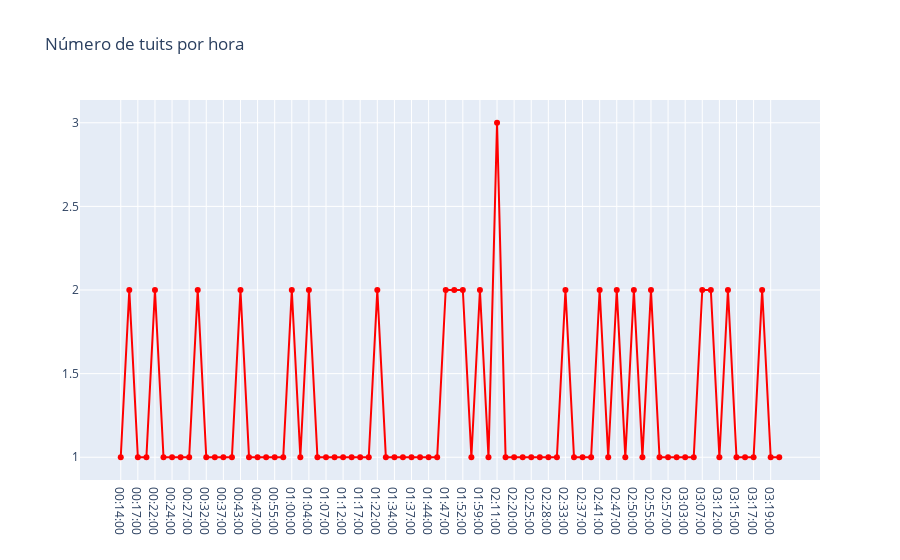

The notebook cell saved with this chart:
### Code cell
layout = go.Layout(title="Número de tuits por hora")
fig = go.Figure(data=[trace], layout=layout)
iplot(fig)

### Figure 1 — Plotly figure (JSON) as saved in the notebook; plotly's stock layout.template omitted (floating-point values rounded to 4 significant figures)
{"data": [{"hoverinfo": "text", "line": {"color": "red"}, "mode": "lines+markers", "name": "Horas", "text": ["Fecha: 00:14:00<br>Tuits: 1", "Fecha: 00:16:00<br>Tuits: 2", "Fecha: 00:17:00<br>Tuits: 1", "Fecha: 00:19:00<br>Tuits: 1", "Fecha: 00:22:00<br>Tuits: 2", "Fecha: 00:23:00<br>Tuits: 1", "Fecha: 00:24:00<br>Tuits: 1", "Fecha: 00:26:00<br>Tuits: 1", "Fecha: 00:27:00<br>Tuits: 1", "Fecha: 00:28:00<br>Tuits: 2", "Fecha: 00:32:00<br>Tuits: 1", "Fecha: 00:36:00<br>Tuits: 1", "Fecha: 00:37:00<br>Tuits: 1", "Fecha: 00:41:00<br>Tuits: 1", "Fecha: 00:43:00<br>Tuits: 2", "Fecha: 00:45:00<br>Tuits: 1", "Fecha: 00:47:00<br>Tuits: 1", "Fecha: 00:49:00<br>Tuits: 1", "Fecha: 00:55:00<br>Tuits: 1", "Fecha: 00:56:00<br>Tuits: 1", "Fecha: 01:00:00<br>Tuits: 2", "Fecha: 01:02:00<br>Tuits: 1", "Fecha: 01:04:00<br>Tuits: 2", "Fecha: 01:06:00<br>Tuits: 1", "Fecha: 01:07:00<br>Tuits: 1", "Fecha: 01:09:00<br>Tuits: 1", "Fecha: 01:12:00<br>Tuits: 1", "Fecha: 01:13:00<br>Tuits: 1", "Fecha: 01:17:00<br>Tuits: 1", "Fecha: 01:20:00<br>Tuits: 1", "Fecha: 01:22:00<br>Tuits: 2", "Fecha: 01:29:00<br>Tuits: 1", "Fecha: 01:34:00<br>Tuits: 1", "Fecha: 01:35:00<br>Tuits: 1", "Fecha: 01:37:00<br>Tuits: 1", "Fecha: 01:43:00<br>Tuits: 1", "Fecha: 01:44:00<br>Tuits: 1", "Fecha: 01:46:00<br>Tuits: 1", "Fecha: 01:47:00<br>Tuits: 2", "Fecha: 01:48:00<br>Tuits: 2", "Fecha: 01:52:00<br>Tuits: 2", "Fecha: 01:53:00<br>Tuits: 1", "Fecha: 01:59:00<br>Tuits: 2", "Fecha: 02:04:00<br>Tuits: 1", "Fecha: 02:11:00<br>Tuits: 3", "Fecha: 02:16:00<br>Tuits: 1", "Fecha: 02:20:00<br>Tuits: 1", "Fecha: 02:23:00<br>Tuits: 1", "Fecha: 02:25:00<br>Tuits: 1", "Fecha: 02:26:00<br>Tuits: 1", "Fecha: 02:28:00<br>Tuits: 1", "Fecha: 02:32:00<br>Tuits: 1", "Fecha: 02:33:00<br>Tuits: 2", "Fecha: 02:36:00<br>Tuits: 1", "Fecha: 02:37:00<br>Tuits: 1", "Fecha: 02:39:00<br>Tuits: 1", "Fecha: 02:41:00<br>Tuits: 2", "Fecha: 02:42:00<br>Tuits: 1", "Fecha: 02:47:00<br>Tuits: 2", "Fecha: 02:48:00<br>Tuits: 1", "Fecha: 02:50:00<br>Tuits: 2", "Fecha: 02:52:00<br>Tuits: 1", "Fecha: 02:55:00<br>Tuits: 2", "Fecha: 02:56:00<br>Tuits: 1", "Fecha: 02:57:00<br>Tuits: 1", "Fecha: 03:00:00<br>Tuits: 1", "Fecha: 03:03:00<br>Tuits: 1", "Fecha: 03:05:00<br>Tuits: 1", "Fecha: 03:07:00<br>Tuits: 2", "Fecha: 03:11:00<br>Tuits: 2", "Fecha: 03:12:00<br>Tuits: 1", "Fecha: 03:14:00<br>Tuits: 2", "Fecha: 03:15:00<br>Tuits: 1", "Fecha: 03:16:00<br>Tuits: 1", "Fecha: 03:17:00<br>Tuits: 1", "Fecha: 03:18:00<br>Tuits: 2", "Fecha: 03:19:00<br>Tuits: 1", "Fecha: 03:23:00<br>Tuits: 1"], "type": "scatter", "x": ["00:14:00", "00:16:00", "00:17:00", "00:19:00", "00:22:00", "00:23:00", "00:24:00", "00:26:00", "00:27:00", "00:28:00", "00:32:00", "00:36:00", "00:37:00", "00:41:00", "00:43:00", "00:45:00", "00:47:00", "00:49:00", "00:55:00", "00:56:00", "01:00:00", "01:02:00", "01:04:00", "01:06:00", "01:07:00", "01:09:00", "01:12:00", "01:13:00", "01:17:00", "01:20:00", "01:22:00", "01:29:00", "01:34:00", "01:35:00", "01:37:00", "01:43:00", "01:44:00", "01:46:00", "01:47:00", "01:48:00", "01:52:00", "01:53:00", "01:59:00", "02:04:00", "02:11:00", "02:16:00", "02:20:00", "02:23:00", "02:25:00", "02:26:00", "02:28:00", "02:32:00", "02:33:00", "02:36:00", "02:37:00", "02:39:00", "02:41:00", "02:42:00", "02:47:00", "02:48:00", "02:50:00", "02:52:00", "02:55:00", "02:56:00", "02:57:00", "03:00:00", "03:03:00", "03:05:00", "03:07:00", "03:11:00", "03:12:00", "03:14:00", "03:15:00", "03:16:00", "03:17:00", "03:18:00", "03:19:00", "03:23:00"], "y": [1, 2, 1, 1, 2, 1, 1, 1, 1, 2, 1, 1, 1, 1, 2, 1, 1, 1, 1, 1, 2, 1, 2, 1, 1, 1, 1, 1, 1, 1, 2, 1, 1, 1, 1, 1, 1, 1, 2, 2, 2, 1, 2, 1, 3, 1, 1, 1, 1, 1, 1, 1, 2, 1, 1, 1, 2, 1, 2, 1, 2, 1, 2, 1, 1, 1, 1, 1, 2, 2, 1, 2, 1, 1, 1, 2, 1, 1]}], "layout": {"title": {"text": "Número de tuits por hora"}}}
